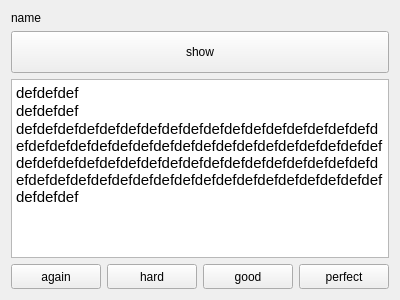
<?xml version="1.0" encoding="UTF-8"?>
<ui version="4.0">
 <class>PropWindow</class>
 <widget class="QWidget" name="PropWindow">
  <property name="geometry">
   <rect>
    <x>0</x>
    <y>0</y>
    <width>400</width>
    <height>300</height>
   </rect>
  </property>
  <property name="windowTitle">
   <string>Form</string>
  </property>
  <layout class="QGridLayout" name="gridLayout">
   <item row="0" column="0" colspan="4">
    <widget class="QLabel" name="name">
     <property name="sizePolicy">
      <sizepolicy hsizetype="Preferred" vsizetype="Minimum">
       <horstretch>0</horstretch>
       <verstretch>0</verstretch>
      </sizepolicy>
     </property>
     <property name="text">
      <string>name</string>
     </property>
    </widget>
   </item>
   <item row="1" column="0" colspan="4">
    <widget class="QPushButton" name="show">
     <property name="sizePolicy">
      <sizepolicy hsizetype="Expanding" vsizetype="MinimumExpanding">
       <horstretch>0</horstretch>
       <verstretch>0</verstretch>
      </sizepolicy>
     </property>
     <property name="minimumSize">
      <size>
       <width>0</width>
       <height>42</height>
      </size>
     </property>
     <property name="text">
      <string>show</string>
     </property>
    </widget>
   </item>
   <item row="2" column="0" colspan="4">
    <widget class="QTextBrowser" name="def">
     <property name="sizePolicy">
      <sizepolicy hsizetype="Expanding" vsizetype="MinimumExpanding">
       <horstretch>0</horstretch>
       <verstretch>0</verstretch>
      </sizepolicy>
     </property>
     <property name="minimumSize">
      <size>
       <width>0</width>
       <height>42</height>
      </size>
     </property>
     <property name="html">
      <string>&lt;!DOCTYPE HTML PUBLIC &quot;-//W3C//DTD HTML 4.0//EN&quot; &quot;http://www.w3.org/TR/REC-html40/strict.dtd&quot;&gt;
&lt;html&gt;&lt;head&gt;&lt;meta name=&quot;qrichtext&quot; content=&quot;1&quot; /&gt;&lt;style type=&quot;text/css&quot;&gt;
p, li { white-space: pre-wrap; }
&lt;/style&gt;&lt;/head&gt;&lt;body style=&quot; font-family:'Ubuntu'; font-size:11pt; font-weight:400; font-style:normal;&quot;&gt;
&lt;p style=&quot; margin-top:0px; margin-bottom:0px; margin-left:0px; margin-right:0px; -qt-block-indent:0; text-indent:0px;&quot;&gt;defdefdef&lt;/p&gt;
&lt;p style=&quot; margin-top:0px; margin-bottom:0px; margin-left:0px; margin-right:0px; -qt-block-indent:0; text-indent:0px;&quot;&gt;defdefdef&lt;/p&gt;
&lt;p style=&quot; margin-top:0px; margin-bottom:0px; margin-left:0px; margin-right:0px; -qt-block-indent:0; text-indent:0px;&quot;&gt;defdefdefdefdefdefdefdefdefdefdefdefdefdefdefdefdefdefdefdefdefdefdefdefdefdefdefdefdefdefdefdefdefdefdefdefdefdefdefdefdefdefdefdefdefdefdefdefdefdefdefdefdefdefdefdefdefdefdefdefdefdefdefdefdefdefdefdefdefdefdefdefdef&lt;/p&gt;
&lt;p style=&quot;-qt-paragraph-type:empty; margin-top:0px; margin-bottom:0px; margin-left:0px; margin-right:0px; -qt-block-indent:0; text-indent:0px;&quot;&gt;&lt;br /&gt;&lt;/p&gt;&lt;/body&gt;&lt;/html&gt;</string>
     </property>
    </widget>
   </item>
   <item row="3" column="0">
    <widget class="QPushButton" name="again">
     <property name="sizePolicy">
      <sizepolicy hsizetype="Expanding" vsizetype="Minimum">
       <horstretch>0</horstretch>
       <verstretch>0</verstretch>
      </sizepolicy>
     </property>
     <property name="text">
      <string>again</string>
     </property>
    </widget>
   </item>
   <item row="3" column="1">
    <widget class="QPushButton" name="hard">
     <property name="sizePolicy">
      <sizepolicy hsizetype="Expanding" vsizetype="Minimum">
       <horstretch>0</horstretch>
       <verstretch>0</verstretch>
      </sizepolicy>
     </property>
     <property name="text">
      <string>hard</string>
     </property>
    </widget>
   </item>
   <item row="3" column="2">
    <widget class="QPushButton" name="good">
     <property name="sizePolicy">
      <sizepolicy hsizetype="Expanding" vsizetype="Minimum">
       <horstretch>0</horstretch>
       <verstretch>0</verstretch>
      </sizepolicy>
     </property>
     <property name="text">
      <string>good</string>
     </property>
    </widget>
   </item>
   <item row="3" column="3">
    <widget class="QPushButton" name="perfect">
     <property name="sizePolicy">
      <sizepolicy hsizetype="Expanding" vsizetype="Minimum">
       <horstretch>0</horstretch>
       <verstretch>0</verstretch>
      </sizepolicy>
     </property>
     <property name="minimumSize">
      <size>
       <width>0</width>
       <height>25</height>
      </size>
     </property>
     <property name="text">
      <string>perfect</string>
     </property>
    </widget>
   </item>
  </layout>
 </widget>
 <resources/>
 <connections/>
</ui>
